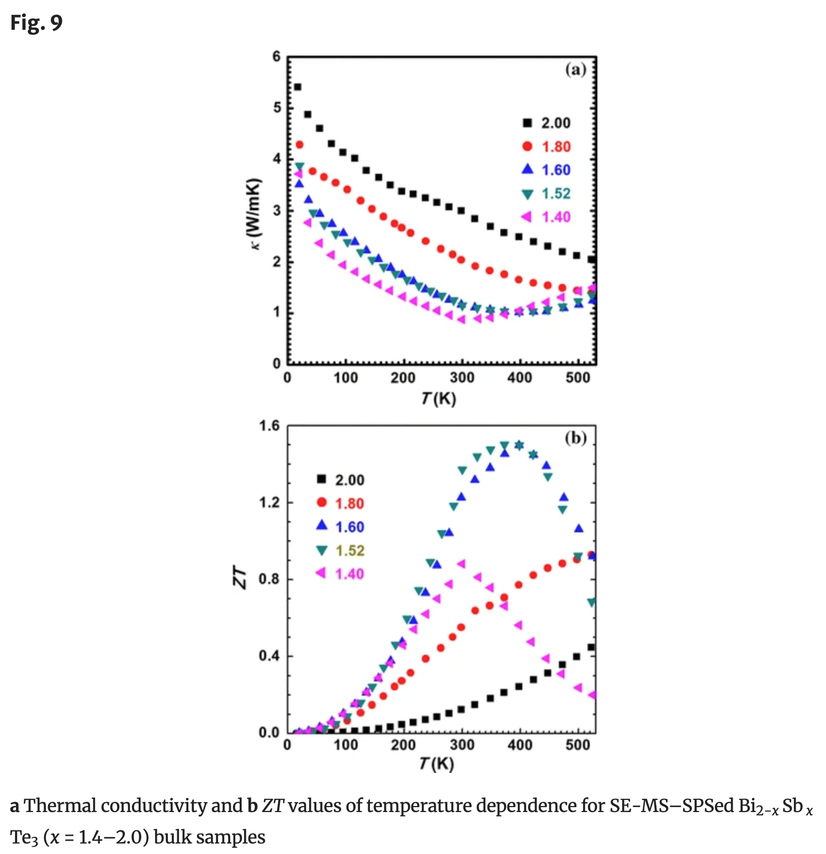
#> input picture test_data/s10853-012-6895-z_fig-9.png, 826 x 854 px, shrunk from 1496 x 1548 before the run
$ python -i marker_extractor.py   (imports and definitions only)
#> lines starting #> are read from the running program, lines starting #| are printed output that depends on the picture; after the words box and inside, x2 and y2 are one past the last pixel; in counts of white or black regions, pixels touching at a corner belong together
from __future__ import annotations
import cv2
import numpy as np
from sklearn.cluster import DBSCAN
from typing import Dict, List, Tuple

class MarkerExtractor:
    """Extract marker pixel centroids per color within a given plot box."""
    _hsv_ranges: Dict[str, Tuple[Tuple[int,int,int], Tuple[int,int,int]]] = {
        "black": ((0,0,0), (180,255,50)),
        "red1": ((0, 150, 120), (10,255,255)),
        "red2": ((170,150,120), (180,255,255)),
        "blue": ((90, 80, 110), (130,255,255)),
        "teal": ((80,80,120), (90,255,255)),
        "magenta": ((140,80,120), (165,255,255)),
    }

    def extract(self, plot_img) -> Dict[str, List[Tuple[int,int]]]:
        hsv = cv2.cvtColor(plot_img, cv2.COLOR_BGR2HSV)
        results: Dict[str, List[Tuple[int,int]]] = {}
        for name, (lo, hi) in self._hsv_ranges.items():
            mask = cv2.inRange(hsv, lo, hi)
            mask = cv2.morphologyEx(mask, cv2.MORPH_OPEN,
                                     cv2.getStructuringElement(cv2.MORPH_ELLIPSE, (3,3)))
            ys, xs = np.where(mask>0)
            pts = np.column_stack((xs, ys))
            if len(pts) == 0:
                continue
            clusters = DBSCAN(eps=5, min_samples=4).fit(pts)
            for cid in set(clusters.labels_):
                if cid == -1:
                    continue
                cluster_pts = pts[clusters.labels_==cid]
                cx, cy = cluster_pts.mean(axis=0)
                results.setdefault(name, []).append((int(cx), int(cy)))
        return results

>>> import cv2
>>> picture = cv2.imread('../../../test_data/s10853-012-6895-z_fig-9.png')
#> picture is the input picture: shape (854, 826, 3); mean B, G, R 247.7, 246.5, 247.6
>>> result = MarkerExtractor().extract(picture)
#> in extract, `hsv = cv2.cvtColor(plot_img, cv2.COLOR_BGR2HSV)`: hsv: shape (854, 826, 3); mean H, S, V 5.6, 2.8, 248.4
#> the loop in extract, `for name, (lo, hi) in self._hsv_ranges.items():` made 6 passes
#> (ys, xs) on pass 3: ([287, 288, 288, 288, 289], [575, 574, 575, 576, 575])
#> pass 1, in extract, `mask = cv2.inRange(hsv, lo, hi)`:
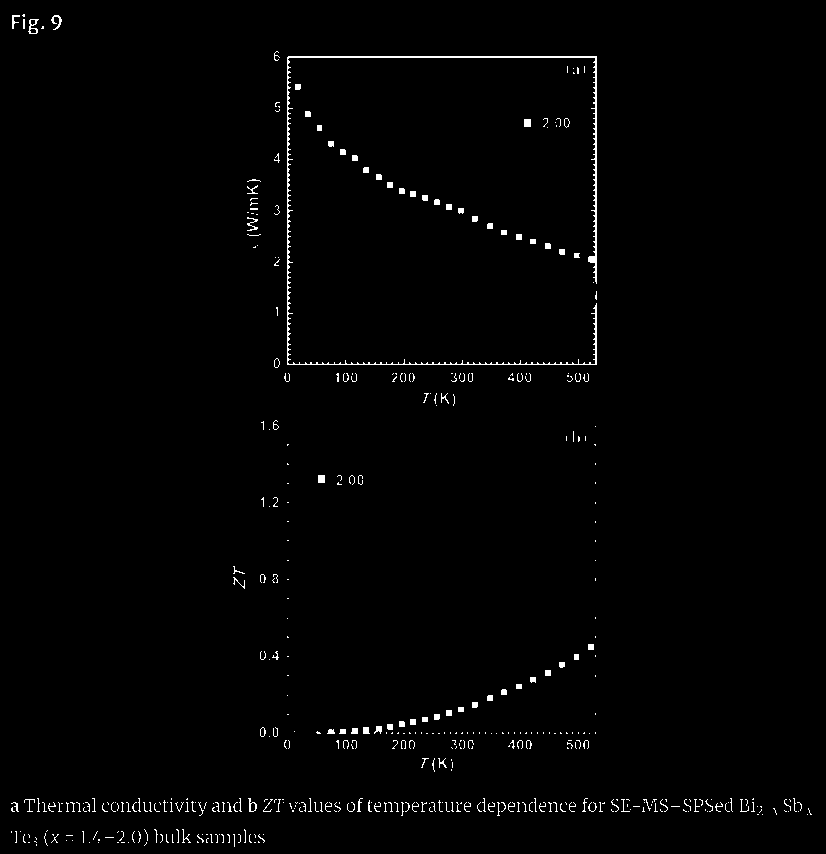
#> mask: shape (854, 826); 1.2% white in thin lines or dots
#> pass 1, in extract, `mask = cv2.morphologyEx(mask, cv2.MORPH_OPEN, cv2.getStructuringElemen..`:
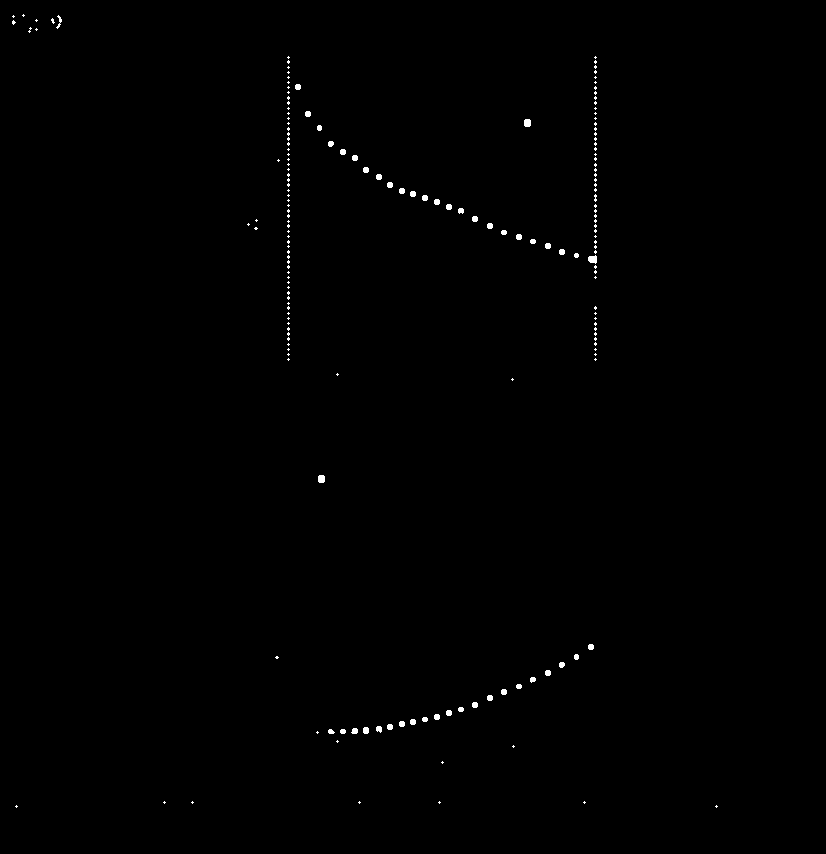
#> mask: shape (854, 826); 0.35% white; 185 white regions (137 under 20 px), largest, box (x1, y1, x2, y2) and area: (588, 255, 597, 264) 61, (524, 119, 531, 127) 52, (318, 475, 325, 483) 52
#> pass 2, in extract, `mask = cv2.inRange(hsv, lo, hi)`:
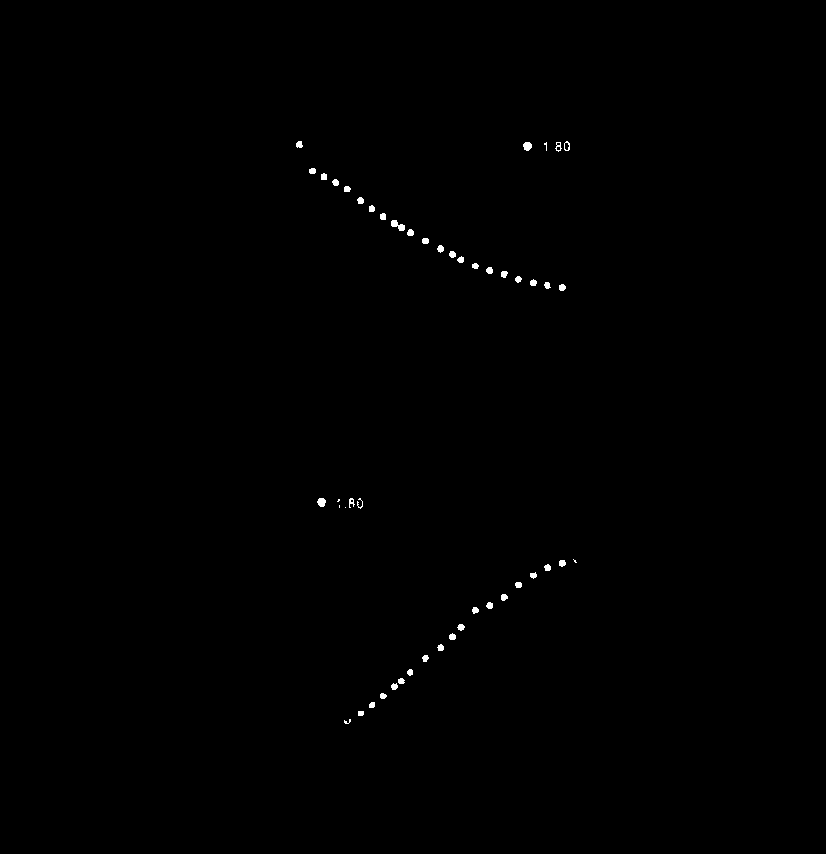
#> mask: shape (854, 826); 0.25% white; 50 white regions (6 under 20 px), largest, box (x1, y1, x2, y2) and area: (391, 220, 405, 231) 86, (523, 142, 532, 151) 63, (317, 498, 326, 507) 62
#> after the loop in extract, `for name, (lo, hi) in self._hsv_ranges.items():`: results = 6 items
#> result = 6 items
